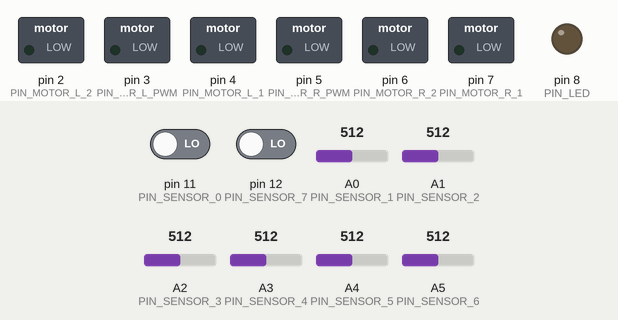
This sketch was run on a simulated Arduino Uno, built with avr-gcc and run on an emulated ATmega328P. On the bench: switched loads named in the sketch (green lamp = pin HIGH), output pins drawn as LEDs (lit = HIGH). The inputs (shaded band) are chosen by the test bench; at power-on: A0 (PIN_SENSOR_1) = 512, A1 (PIN_SENSOR_2) = 512, A2 (PIN_SENSOR_3) = 512, pin 11 (PIN_SENSOR_0) LOW, pin 12 (PIN_SENSOR_7) LOW, A3 (PIN_SENSOR_4) = 512, A4 (PIN_SENSOR_5) = 512, A5 (PIN_SENSOR_6) = 512. What the sketch prints to the serial monitor is not drawn.

Above: at 0.0 s.
At 3.1 s:
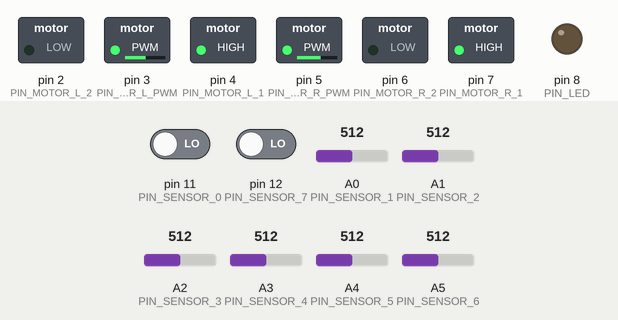
3.2 s: A0 (PIN_SENSOR_1) set to 105
6.2 s: A0 (PIN_SENSOR_1) set to 91
9.2 s: A1 (PIN_SENSOR_2) set to 107
12.2 s: A1 (PIN_SENSOR_2) set to 95
15.2 s: A2 (PIN_SENSOR_3) set to 105
18.2 s: A2 (PIN_SENSOR_3) set to 91
Timing chart, 0 to 21.2 s (numbered marks = the images above; inputs shaded):
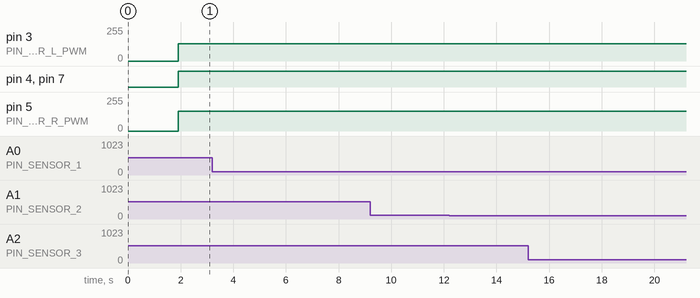

The sketch:

PID_2.ino
```cpp
#include <PID_v1.h>

// DEFINES
#define LOGIC 1
#define MOTORS_MAX_PWM_VALUE 150
#define MOTORS_MIN_PWM_VALUE 0
#define MAXOUTPUT 150


// PIN DEFINITIONS
const int PIN_LED = 8;           //D8 | Digital 8 | GPIO 14
const int PIN_BUTTON = 9;        //D9 | Digital 9 | GPIO 15

// MOTOR RIGHT
const int PIN_MOTOR_R_PWM = 5;   //D5 | Digital 5 | GPIO 11
const int PIN_MOTOR_R_1 = 7;     //D6 | Digital 6 | GPIO 12
const int PIN_MOTOR_R_2 = 6;     //D7 | Digital 7 | GPIO 13

// MOTOR LEFT
const int PIN_MOTOR_L_PWM = 3;    //D3 | Digital 3 | GPIO 5
const int PIN_MOTOR_L_1 = 4;      //D2 | Digital 2 | GPIO 4
const int PIN_MOTOR_L_2 = 2;      //D4 | Digital 4 | GPIO 6

// SENSOR PINS
const int PIN_SENSOR_0 = 11;
const int PIN_SENSOR_1 = A0;
const int PIN_SENSOR_2 = A1;
const int PIN_SENSOR_3 = A2;
const int PIN_SENSOR_4 = A3;
const int PIN_SENSOR_5 = A4;
const int PIN_SENSOR_6 = A5;
const int PIN_SENSOR_7 = 12;

const int CANT_ANALOG_SENSORS = 6;
const int CANT_DIGITAL_SENSORS = 2;

const int CANT_ALL_SENSORS = CANT_ANALOG_SENSORS + CANT_DIGITAL_SENSORS;

const int PINS_ANALOG_SENSORS[CANT_ANALOG_SENSORS] = {PIN_SENSOR_1, PIN_SENSOR_2, PIN_SENSOR_3, PIN_SENSOR_4, PIN_SENSOR_5, PIN_SENSOR_6};
const int PINS_DIGITAL_SENSORS[CANT_DIGITAL_SENSORS] = {PIN_SENSOR_0, PIN_SENSOR_7};

int analogSensorValues[CANT_ANALOG_SENSORS];
int sensorValues[CANT_ALL_SENSORS];

int motorspeedR;
int motorspeedL;

double Setpoint, Input, Output;
double Kp = 1, Ki = 5, Kd = 1;

PID myPID(&Input, &Output, &Setpoint, Kp, Ki, Kd, DIRECT);

void setup() {
  // Initialize serial communication
  Serial.begin(9600);
  Serial.println(" ----------------------------------------------------Start------------------------------------------------------------------ ");
  Serial.println(" ----------------------------------------------------Start------------------------------------------------------------------ ");
  Serial.println(" ----------------------------------------------------Start------------------------------------------------------------------ ");
  Serial.println(" ----------------------------------------------------Start------------------------------------------------------------------ ");
  Serial.println(" ----------------------------------------------------Start------------------------------------------------------------------ ");
  Serial.println(" ----------------------------------------------------Start------------------------------------------------------------------ ");
  Serial.println(" ----------------------------------------------------Start------------------------------------------------------------------ ");
  Serial.println(" ----------------------------------------------------Start------------------------------------------------------------------ ");
  Serial.println(" ----------------------------------------------------Start------------------------------------------------------------------ ");
  Serial.println(" ----------------------------------------------------Start------------------------------------------------------------------ ");
  Serial.println(" ----------------------------------------------------Start------------------------------------------------------------------ ");
  Serial.println(" ----------------------------------------------------Start------------------------------------------------------------------ ");
  Serial.println(" ----------------------------------------------------Start------------------------------------------------------------------ ");
  Serial.println(" ----------------------------------------------------Start------------------------------------------------------------------ ");
  Serial.println(" ----------------------------------------------------Start------------------------------------------------------------------ ");


  // Initialize the LED pin as an output
  pinMode(PIN_LED, OUTPUT);

  // Initialize the button pin as an input
  pinMode(PIN_BUTTON, INPUT_PULLUP);

  // Initialize 6 analog inputs for sensors
  for (int i = 0; i < CANT_ANALOG_SENSORS; i++) {
    pinMode(PINS_ANALOG_SENSORS[i], INPUT);
  }

  // Initialize 2 digital inputs for sensors
  for (int i = 0; i < CANT_DIGITAL_SENSORS; i++) {
    pinMode(PINS_DIGITAL_SENSORS[i], INPUT);
  }

  // Initialize the 3 outputs for each motor
  pinMode(PIN_MOTOR_L_PWM, OUTPUT);
  pinMode(PIN_MOTOR_L_1, OUTPUT);
  pinMode(PIN_MOTOR_L_2, OUTPUT);

  pinMode(PIN_MOTOR_R_PWM, OUTPUT);
  pinMode(PIN_MOTOR_R_1, OUTPUT);
  pinMode(PIN_MOTOR_R_2, OUTPUT);

  // Configure the PID
  Setpoint = 0; // Adjust the setpoint as needed
  myPID.SetMode(AUTOMATIC);
  myPID.SetOutputLimits(-MAXOUTPUT, MAXOUTPUT);

}

void loop() {


  for (int i = 0; i < CANT_ANALOG_SENSORS; i++) {
    analogSensorValues[i] = analogRead(PINS_ANALOG_SENSORS[i]);


  // Invert the reading if the line is white on black, 1 is black line
    if (LOGIC != 1) {
      analogSensorValues[i] = 1023 - analogSensorValues[i];
    }
  }

  sensorValues[0] = !digitalRead(PINS_DIGITAL_SENSORS[0]);

  //----analog to digital conversion
  for (int i = 0; i < CANT_ANALOG_SENSORS; i++) {
    sensorValues[i + 1] = analogSensorValues[i] > 512 ? 0 : 1;
    }

  sensorValues[CANT_ALL_SENSORS - 1] = !digitalRead(PINS_DIGITAL_SENSORS[1]);

  int weights[] = {5, 5, 3, 1, 1, 3, 5, 5};

  int maxLeftDetections = 0;
  for (int i = 0; i < CANT_ALL_SENSORS / 2; i++) {
    if (sensorValues[i] == 1 && weights[i] > maxLeftDetections){
      maxLeftDetections = weights[i];
    }
  }
  Serial.print(maxLeftDetections);
  int maxRightDetections = 0;
  for (int i = CANT_ALL_SENSORS / 2; i < CANT_ALL_SENSORS; i++) {
    if (sensorValues[i] == 1 && weights[i] > maxRightDetections){
      maxRightDetections = weights[i];
    }
  }
  Serial.print(maxRightDetections);


  // Calculate the weighted sum of sensor values
  Input = (maxLeftDetections * 51) - (maxRightDetections * 51);

  // Compute PID output
  myPID.Compute();

  motorspeedR = constrain(MOTORS_MAX_PWM_VALUE + Output, MOTORS_MIN_PWM_VALUE, MOTORS_MAX_PWM_VALUE);
  motorspeedL = constrain((MOTORS_MAX_PWM_VALUE - Output)-20, MOTORS_MIN_PWM_VALUE, MOTORS_MAX_PWM_VALUE - 20);

  // Motor izquierdo
  digitalWrite(PIN_MOTOR_L_1, HIGH);
  digitalWrite(PIN_MOTOR_L_2, LOW);
  analogWrite(PIN_MOTOR_L_PWM, motorspeedL);

  // Motor derecho
  digitalWrite(PIN_MOTOR_R_1, HIGH);
  digitalWrite(PIN_MOTOR_R_2, LOW);
  analogWrite(PIN_MOTOR_R_PWM, motorspeedR);

  Serial.print(" | ");

  // Monitorización por serial
  Serial.print("SA: ");
  for (int i = 0; i < CANT_ANALOG_SENSORS; i++) {
    Serial.print(analogSensorValues[i]);
    Serial.print(" ");
  }
  Serial.print(" | ");
  for (int i = 0; i < CANT_ALL_SENSORS; i++) {
    Serial.print(sensorValues[i]);
    Serial.print(" ");
  }

  Serial.print(" | Input: ");
  Serial.print(Input);
  Serial.print(" | Output: ");
  Serial.print(Output);
  Serial.print(" | Motor Speed L: ");
  Serial.print(motorspeedL);
  Serial.print(" | Motor Speed R: ");
  Serial.println(motorspeedR);
  Serial.print(" | Kp: ");
  Serial.print(Kp,5);
  Serial.print(" | Ki: ");
  Serial.print(Ki,5);
  Serial.print(" | Kd: ");
  Serial.print(Kd,5);
  Serial.print(" | ");

    // Check for serial input
  if (Serial.available()) {
    String input = Serial.readStringUntil('\n');
    input.trim();

    // Parse the input and update PID constants
    if (input.startsWith("Kp")) {
      Kp = input.substring(3).toFloat();
      myPID.SetTunings(Kp, Ki, Kd);
      Serial.print("Kp updated to: ");
      Serial.println(Kp);
    } else if (input.startsWith("Ki")) {
      Ki = input.substring(3).toFloat();
      myPID.SetTunings(Kp, Ki, Kd);
      Serial.print("Ki updated to: ");
      Serial.println(Ki);
    } else if (input.startsWith("Kd")) {
      Kd = input.substring(3).toFloat();
      myPID.SetTunings(Kp, Ki, Kd);
      Serial.print("Kd updated to: ");
      Serial.println(Kd);
    }
  }


  delay(1); // Ajusta el retardo según sea necesario
}
```

Measured:
- after the input at 3.2 s, every drawn part: stays the same
- after the input at 6.2 s, every drawn part: stays the same
- after the input at 9.2 s, every drawn part: stays the same
- after the input at 12.2 s, every drawn part: stays the same
- after the input at 15.2 s, every drawn part: stays the same
- after the input at 18.2 s, every drawn part: stays the same
